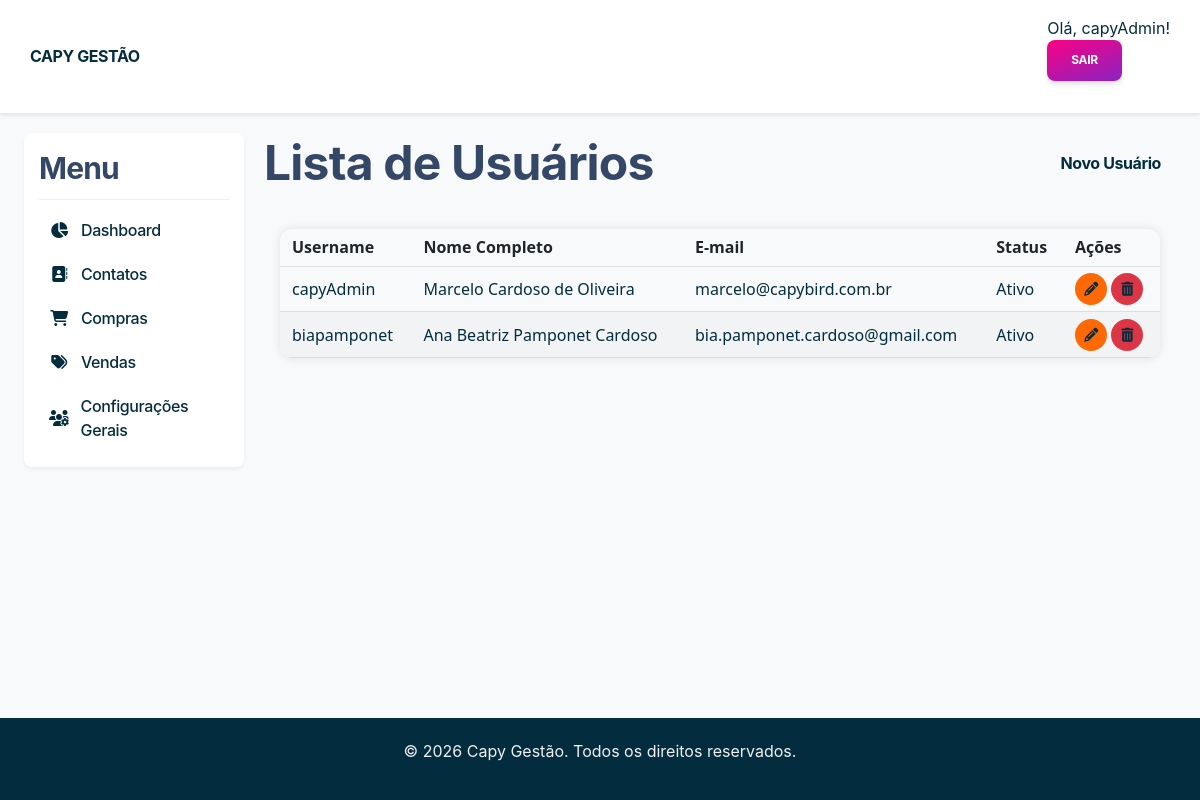
The page /users/ (signed in) on the database as committed earlier.
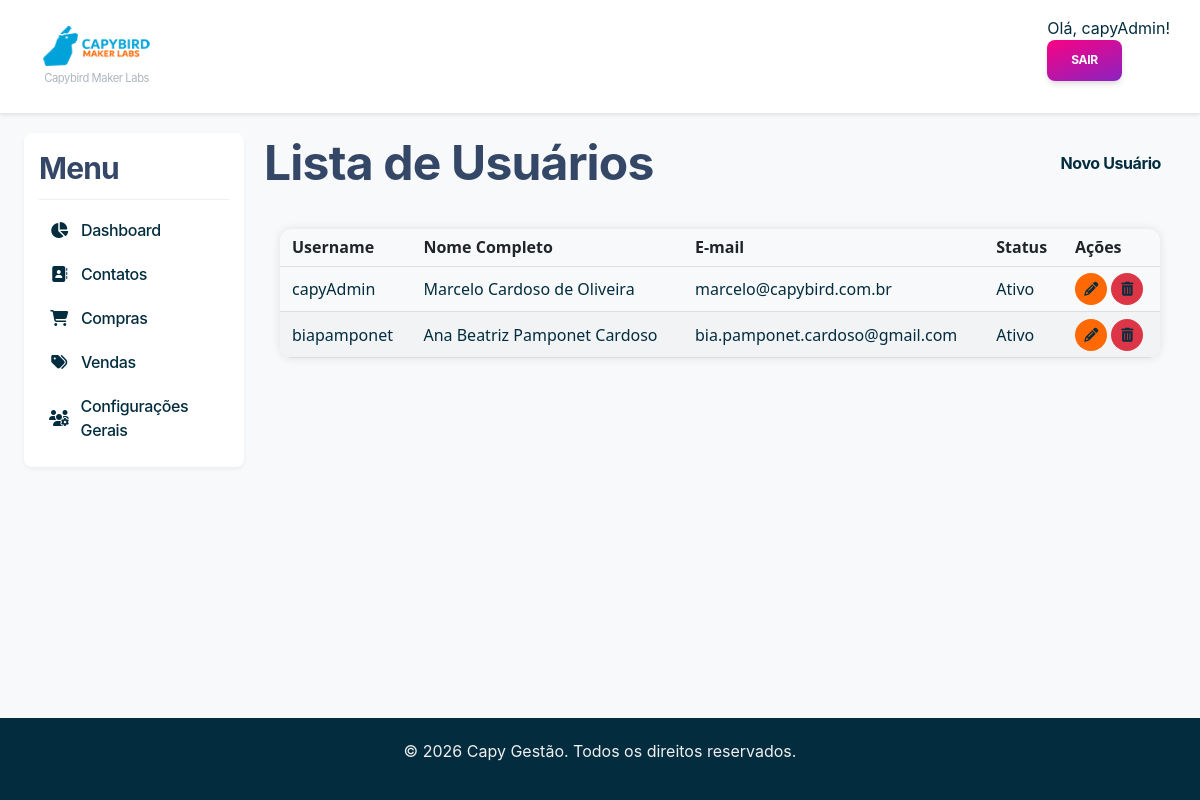
The same page on the database as committed later.
### contacts/models.py (models this page shows, shortened)
class Contact(models.Model):
    class PersonType(models.TextChoices):
        INDIVIDUAL = "PF", "Pessoa Física"
        LEGAL = "PJ", "Pessoa Jurídica"
    user = models.OneToOneField(User, on_delete=models.SET_NULL, null=True, blank=True)
    name = models.CharField(max_length=255, verbose_name="Nome Completo")
    email = models.EmailField(max_length=255, unique=True)
    phone = models.CharField(
        max_length=20, blank=True, null=True, verbose_name="Telefone"
    )
    person_type = models.CharField(
        max_length=2,
        choices=PersonType.choices,
        default=PersonType.INDIVIDUAL,
        verbose_name="Tipo de Pessoa",
    )
    document = models.CharField(
        max_length=18, unique=True, blank=True, null=True, verbose_name="CPF/CNPJ"
    )
    is_active = models.BooleanField(default=True, verbose_name="Ativo")
    user = models.OneToOneField(
        User,
        on_delete=models.SET_NULL,
        null=True,
        blank=True,
        verbose_name="Usuário Associado",
    )
    company = models.ForeignKey(
        "self",
        on_delete=models.SET_NULL,
        null=True,
        blank=True,
        verbose_name="Empresa Associada (PJ)",
        limit_choices_to={
            "person_type": "PJ"
        },  # Garante que só PJs possam ser selecionadas aqui
    )
    created_at = models.DateTimeField(auto_now_add=True)
    updated_at = models.DateTimeField(auto_now=True)
    class Meta:
        verbose_name = "Contato"
        verbose_name_plural = "Contatos"
        ordering = ["name"]
    class OrganizationType(models.TextChoices):
        SYSTEM_HOLDER = "HOLDER", "Gestor do Sistema"  # A sua empresa
        CLIENT = "CLIENT", "Cliente"  # As empresas clientes
        OTHER = "OTHER", "Outro"  # Outros tipos de contato PJ
    organization_type = models.CharField(
        max_length=10,
        choices=OrganizationType.choices,
        default=OrganizationType.OTHER,
        verbose_name="Classificação da Organização",
        blank=True,
    )
    logo = models.ImageField(
        upload_to="logos/", null=True, blank=True, verbose_name="Logomarca da Empresa"
    )

### users/views.py (the view)
# urls.py: path("", UserListView.as_view(), name="user_list"),
class UserListView(LoginRequiredMixin, ListView):
    model = User
    template_name = "users/user_list.html"
    context_object_name = "users"
    def get_context_data(self, **kwargs):
        context = super().get_context_data(**kwargs)
        context["title"] = "Lista de Usuários"
        return context

### core_app/context_processors.py (called while the page is built, shortened)
def system_branding_processor(request):
    HOLDER_CACHE_KEY = "system_holder_branding"
    holder_data = cache.get(HOLDER_CACHE_KEY)
    if not holder_data:
        try:
            system_holder = Contact.objects.get(
                organization_type=Contact.OrganizationType.SYSTEM_HOLDER
            )
            holder_data = {
                "system_holder_name": system_holder.name,
                "system_holder_logo": system_holder.logo,
            }
            cache.set(HOLDER_CACHE_KEY, holder_data, 3600)
        except Contact.DoesNotExist:
            holder_data = {
                "system_holder_name": "CAPY GESTÃO",
                "system_holder_logo": None,
            }
    return holder_data

### templates/users/user_list.html (shortened to what this page needs)
{% extends 'app_base.html' %}
{% block app_content %}
    <div class="management-header">
        <h1>{{ title }}</h1>
        <div class="management-actions">
            <a href="{% url 'user_create' %}" class="btn">Novo Usuário</a>
        </div>
    </div>
    <div class="table-container">
        <table class="styled-table">
            <thead>
                <tr>
                    <th>Username</th>
                    <th>Nome Completo</th>
                    <th>E-mail</th>
                    <th>Status</th>
                    <th>Ações</th>
                </tr>
            </thead>
            <tbody>
                {% for user in users %}
                <tr>
                    <td>{{ user.username }}</td>
                    <td>{{ user.get_full_name }}</td>
                    <td>{{ user.email }}</td>
                    <td>{% if user.is_active %}Ativo{% else %}Inativo{% endif %}</td>
                    <td class="action-buttons">
							<a href="{% url 'user_update' user.pk %}" class="btn-icon btn-icon-edit" title="Editar Usuário">
								<i class="fa-solid fa-pencil"></i>
							</a>
							<a href="{% url 'user_delete' user.pk %}" class="btn-icon btn-icon-delete" title="Excluir Usuário">
								<i class="fa-solid fa-trash-can"></i>
							</a>
                    </td>
                </tr>
                {% empty %}
                <tr>
                    <td colspan="5">Nenhum usuário encontrado.</td>
                </tr>
                {% endfor %}
            </tbody>
        </table>
    </div>
{% endblock app_content %}

### templates/base.html (shortened to what this page needs)
{% load static %}
<!DOCTYPE html>
<html lang="pt-br">
<head>
    <link rel="stylesheet" href="{% static 'css/style.css' %}">
	<link rel="stylesheet" href="{% static 'css/soft-ui-dashboard-tailwind.css' %}" />
    <link rel="stylesheet" href="https://cdnjs.cloudflare.com/ajax/libs/font-awesome/6.5.2/css/all.min.css" />
    <link rel="stylesheet" href="https://cdnjs.cloudflare.com/ajax/libs/font-awesome/6.5.0/css/all.min.css">
	<link href="{% static 'css/nucleo-icons.css' %}" rel="stylesheet" />
	<link href="{% static 'css/nucleo-svg.css' %}" rel="stylesheet" />
</head>
<body>
    <header>
        <nav class="navbar">
            <div class="nav-logo">
            <a href="{% url 'home' %}">
                {% if system_holder_logo %}
                    <img src="{{ system_holder_logo.url }}" alt="Logo de {{ system_holder_name }}" class="client-logo-img">
                    <span class="system-name-small">{{ system_holder_name }}</span>
                {% else %}
                    <strong>{{ system_holder_name|default:"CAPY GESTÃO" }}</strong>
                {% endif %}
            </a>
            </div>
            <div class="nav-menu">
                {% if user.is_authenticated %}
                    <span>Olá, {{ user.username }}!</span>
                    <form class="logout-form" action="{% url 'logout' %}" method="post">
                        <button type="submit" class="inline-block px-6 py-3 mb-4 font-bold text-center text-white uppercase align-middle transition-all rounded-lg cursor-pointer bg-gradient-to-tl from-purple-700 to-pink-500 leading-pro text-xs ease-soft-in tracking-tight-soft shadow-soft-md bg-150 bg-x-25 hover:scale-102 active:opacity-85 hover:shadow-soft-xs">Sair</button>
                    </form>
                {% endif %}
            </div>
        </nav>
    </header>
    <main class="container">
        {% block content %}
        {% endblock %}
    </main>
    <footer>
        <p>© 2026 Capy Gestão. Todos os direitos reservados.</p>
    </footer>
</body>
</html>

Rows that differ between the two databases and show on the page:
now on this page (row edited): Contact: name "Capybird Maker Labs"
changed Contact: logo empty → "logos/logo-mini.png" (drawn)
Other text that changed with them:
{{ system_holder_name|default:"CAPY GESTÃO" }}: "CAPY GESTÃO" → (not shown)
